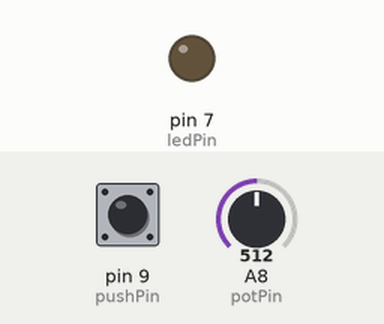
A sketch run on a simulated Arduino Leonardo, built with avr-gcc and run on an emulated ATmega32U4. Parts: output pins drawn as LEDs (lit = HIGH). The test bench sets the inputs (shaded band); at power-on: pin 9 (pushPin) HIGH, A8 (potPin) = 512. What the sketch prints to the serial monitor is not drawn.

Above: at 1.2 s.
1.3 s: pin 9 (pushPin) pulled LOW for 0.15 s
At 2.5 s:
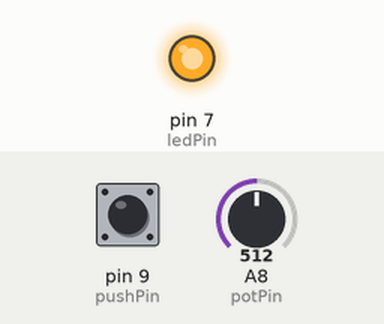
2.9 s: pin 9 (pushPin) pulled LOW for 1 s
At 4.3 s:
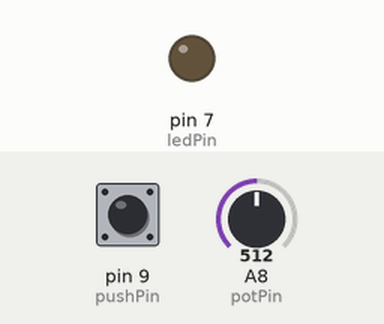
5.4 s: pin 9 (pushPin) pulled LOW for 3.2 s
At 5.9 s:
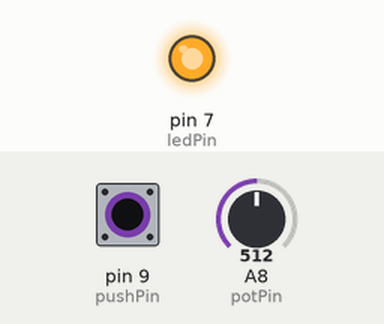
Timing chart, 0 to 8.4 s (numbered marks = the images above; inputs shaded):
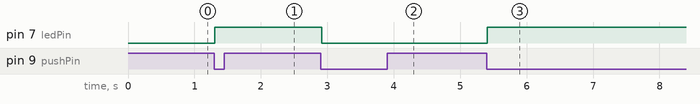

Measured:
- after the input at 1.3 s, pin 7 (ledPin): LOW → HIGH at once
- after the input at 2.9 s, pin 7 (ledPin): HIGH → LOW at once
- after the input at 5.4 s, pin 7 (ledPin): LOW → HIGH at once

The sketch:

JDeck_bread.ino
```cpp
#include <Keyboard.h>

int pushPin = 9;
int potPin = A8;
int ledPin = 7;
bool fallingDetect = false;
bool toggle = false;

unsigned long bounceTime = 0;
unsigned long bounceDelay = 20;

void setup() {
	// put your setup code here, to run once:
	Serial.begin(9600);
	pinMode(pushPin, INPUT_PULLUP);
	pinMode(potPin, INPUT);
	pinMode(ledPin, OUTPUT);
}

void loop() {
	// put your main code here, to run repeatedly:
	int buttonState = digitalRead(pushPin);
	int potState = analogRead(potPin);

	Serial.println(potState);

	if (!buttonState && !fallingDetect) {
		fallingDetect = true;
		toggle = !toggle;
		digitalWrite(ledPin, toggle);
		bounceTime = millis();
	}
	else if (buttonState && (millis()-bounceTime) > bounceDelay) {
		fallingDetect = false;
	}

  delay(30);
}
```
